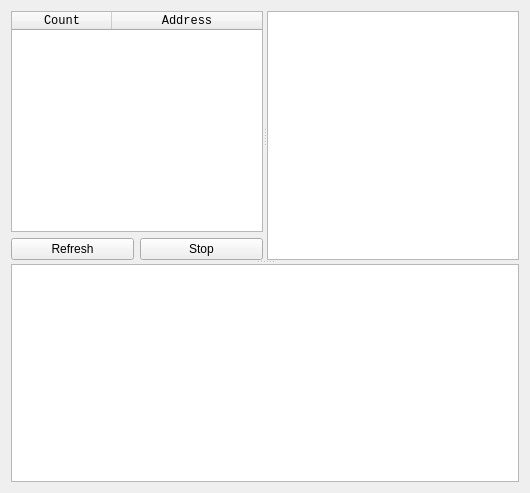
<?xml version="1.0" encoding="UTF-8"?>
<ui version="4.0">
 <class>Form</class>
 <widget class="QWidget" name="Form">
  <property name="geometry">
   <rect>
    <x>0</x>
    <y>0</y>
    <width>530</width>
    <height>493</height>
   </rect>
  </property>
  <property name="windowTitle">
   <string>Form</string>
  </property>
  <layout class="QGridLayout" name="gridLayout">
   <item row="0" column="0">
    <widget class="QSplitter" name="splitter_2">
     <property name="orientation">
      <enum>Qt::Orientation::Vertical</enum>
     </property>
     <widget class="QSplitter" name="splitter">
      <property name="orientation">
       <enum>Qt::Orientation::Horizontal</enum>
      </property>
      <widget class="QWidget" name="layoutWidget">
       <layout class="QVBoxLayout" name="verticalLayout">
        <item>
         <widget class="QTableWidget" name="tableWidget_Addresses">
          <property name="font">
           <font>
            <family>Monospace</family>
           </font>
          </property>
          <property name="editTriggers">
           <set>QAbstractItemView::EditTrigger::NoEditTriggers</set>
          </property>
          <property name="selectionMode">
           <enum>QAbstractItemView::SelectionMode::SingleSelection</enum>
          </property>
          <property name="selectionBehavior">
           <enum>QAbstractItemView::SelectionBehavior::SelectRows</enum>
          </property>
          <property name="wordWrap">
           <bool>false</bool>
          </property>
          <attribute name="horizontalHeaderStretchLastSection">
           <bool>true</bool>
          </attribute>
          <attribute name="verticalHeaderVisible">
           <bool>false</bool>
          </attribute>
          <attribute name="verticalHeaderMinimumSectionSize">
           <number>16</number>
          </attribute>
          <attribute name="verticalHeaderDefaultSectionSize">
           <number>16</number>
          </attribute>
          <column>
           <property name="text">
            <string>Count</string>
           </property>
          </column>
          <column>
           <property name="text">
            <string>Address</string>
           </property>
          </column>
         </widget>
        </item>
        <item>
         <layout class="QHBoxLayout" name="horizontalLayout">
          <item>
           <widget class="QPushButton" name="pushButton_Refresh">
            <property name="text">
             <string>Refresh</string>
            </property>
           </widget>
          </item>
          <item>
           <widget class="QPushButton" name="pushButton_Stop">
            <property name="text">
             <string>Stop</string>
            </property>
           </widget>
          </item>
         </layout>
        </item>
       </layout>
      </widget>
      <widget class="QTextBrowser" name="textBrowser_Info">
       <property name="font">
        <font>
         <family>Monospace</family>
        </font>
       </property>
      </widget>
     </widget>
     <widget class="QTextBrowser" name="textBrowser_Disassemble">
      <property name="font">
       <font>
        <family>Monospace</family>
       </font>
      </property>
     </widget>
    </widget>
   </item>
  </layout>
 </widget>
 <resources/>
 <connections/>
</ui>
